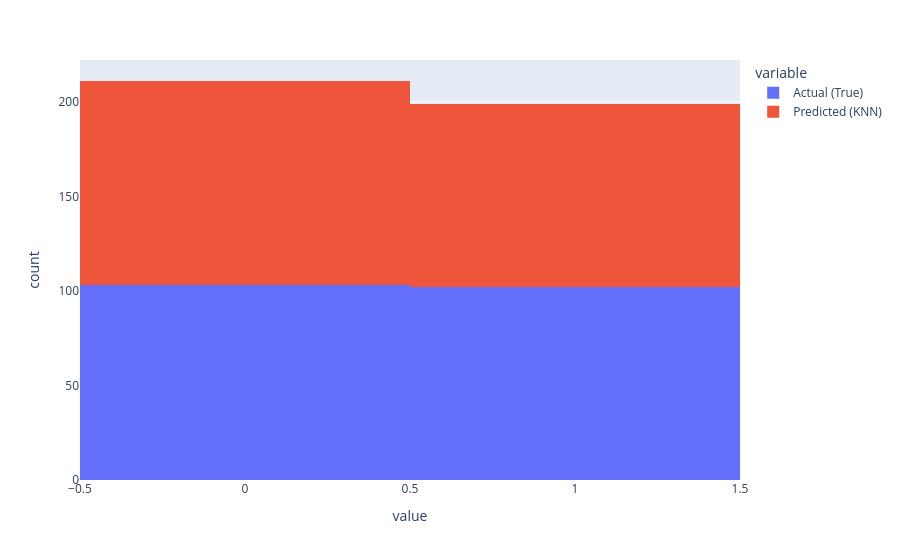

Write notebook code for a chart like this one.
### Code cell
px.histogram( knn_comparison_df, x  = ['Actual (True)', 'Predicted (KNN)'] )

### Figure 1 — Plotly figure (JSON) as saved in the notebook; plotly's stock layout.template omitted (floating-point values rounded to 4 significant figures; data arrays with more than 128 entries replaced by an {"elided": "..."} marker saying what was removed)
{"data": [{"bingroup": "x", "hovertemplate": "variable=Actual (True)<br>value=%{x}<br>count=%{y}<extra></extra>", "legendgroup": "Actual (True)", "marker": {"color": "#636efa", "pattern": {"shape": ""}}, "name": "Actual (True)", "orientation": "v", "showlegend": true, "type": "histogram", "x": {"elided": "205 int values"}, "xaxis": "x", "yaxis": "y"}, {"bingroup": "x", "hovertemplate": "variable=Predicted (KNN)<br>value=%{x}<br>count=%{y}<extra></extra>", "legendgroup": "Predicted (KNN)", "marker": {"color": "#EF553B", "pattern": {"shape": ""}}, "name": "Predicted (KNN)", "orientation": "v", "showlegend": true, "type": "histogram", "x": {"elided": "205 int values"}, "xaxis": "x", "yaxis": "y"}], "layout": {"barmode": "relative", "legend": {"title": {"text": "variable"}, "tracegroupgap": 0}, "margin": {"t": 60}, "xaxis": {"anchor": "y", "domain": [0, 1], "title": {"text": "value"}}, "yaxis": {"anchor": "x", "domain": [0, 1], "title": {"text": "count"}}}}
